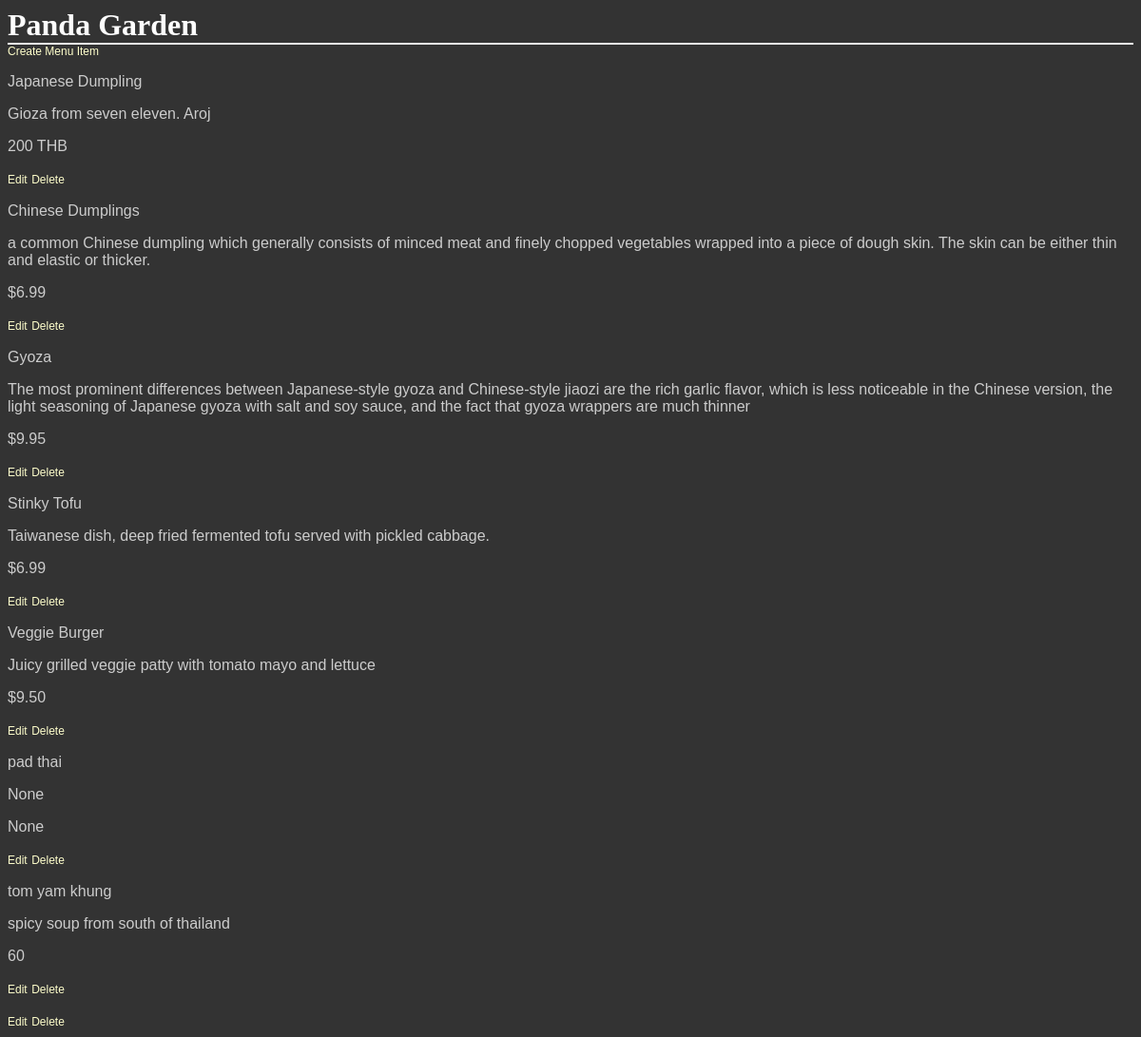
Before: / with the older database file.
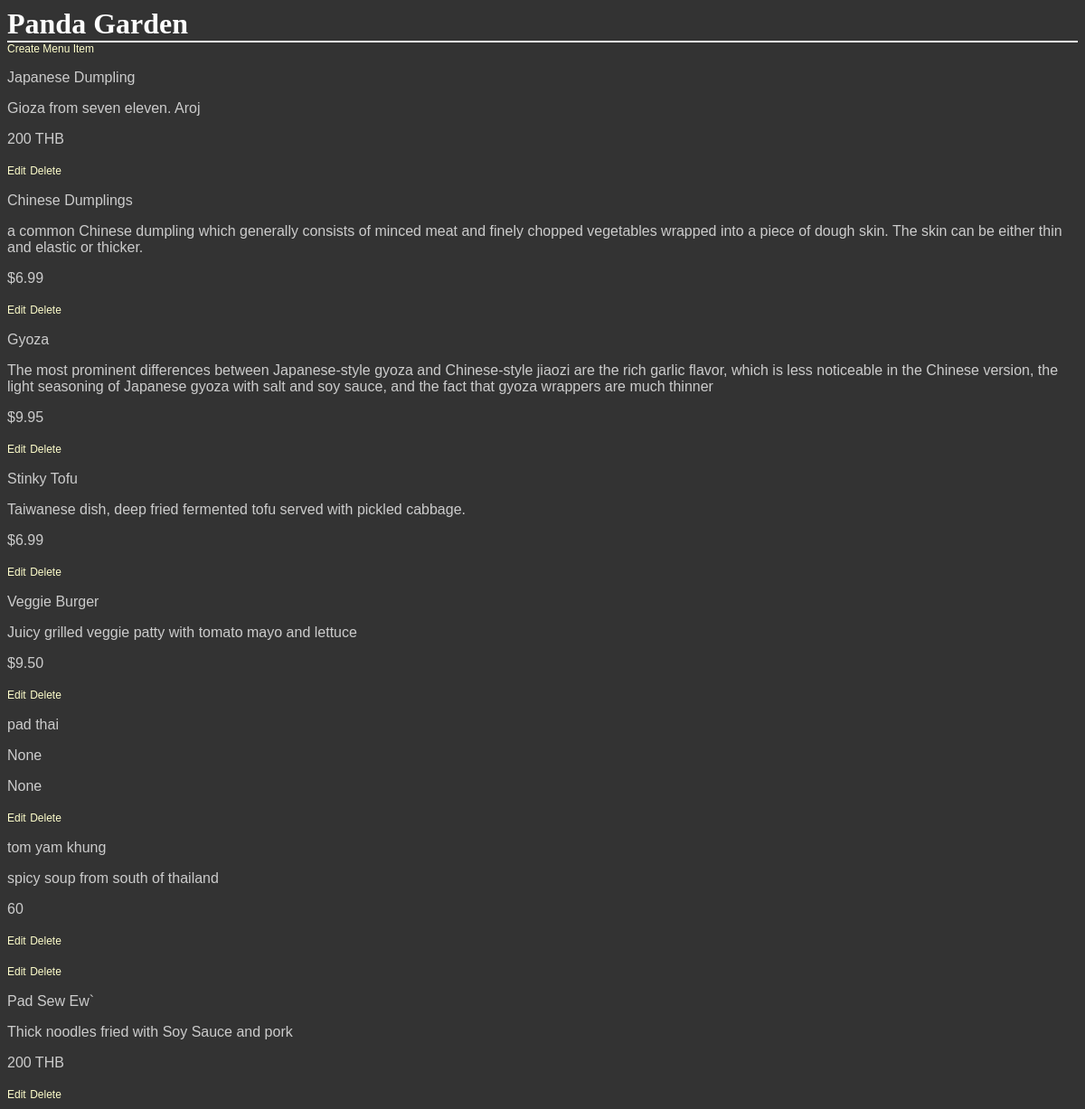
After: the same page with the newer database file.
### database_setup.py (models this page shows)
class Restaurant(Base):
    __tablename__ = 'restaurant'
    id = Column(Integer, primary_key=True)
    name = Column(String(250), nullable=False)

class MenuItem(Base):
    __tablename__ = 'menu_item'
    name = Column(String(80), nullable=False)
    id = Column(Integer, primary_key=True)
    description = Column(String(250))
    price = Column(String(8))
    course = Column(String(250))
    restaurant_id = Column(Integer, ForeignKey('restaurant.id'))
    restaurant = relationship(Restaurant)

### webserver.py (the view)
@app.route('/')
@app.route('/restaurants/<int:param_restaurant_id>')
def restaurantMenu(param_restaurant_id=0):
    restaurant = None
    if param_restaurant_id is not 0:
        restaurant = session.query(Restaurant).filter_by(
            id=param_restaurant_id).one()
    else:
        restaurant = session.query(Restaurant).first()
    items = session.query(MenuItem).filter_by(restaurant_id=restaurant.id)
    return render_template('menu.html', restaurant=restaurant, items=items)

### templates/menu.html (shortened to what this page needs)
<html>
    <head>
        <link rel=stylesheet type=text/css href="{{ url_for('static', filename='styles.css') }}">
    </head>
  <body>
    <h1>{{ restaurant.name }}</h1>
    <a href = {{ url_for('newMenuItem' ,restaurant_id = restaurant.id) }}>Create Menu Item</a>
    {% for i in items %}
    <div>
      <p>{{ i.name }}</p>
      <p>{{ i.description }}</p>
      <p>{{ i.price }}</p>
      <a href = {{ url_for('editMenuItem' ,restaurant_id = restaurant.id, menu_id=i.id) }}>Edit</a>
      <a href = {{ url_for('deleteMenuItem' ,restaurant_id = restaurant.id, menu_id=i.id) }}> Delete</a>
    </div>
    {% endfor %}
  </body>
</html>

### static/styles.css (style rules this page uses)
body { font-family: sans-serif; background-color: #333333 }
h1, h2, h3, h4 { color: #ffffff; }
h1, h2 { font-family: 'georgia', serif; margin: 0; }
h1 { border-bottom: 2px solid #eee; }
p, dd, dt { color: #cccccc; }
a { text-decoration: none; color: #ffffcc; font-size: .75em; }

Changed rows visible on the page:
added MenuItem: name "Pad Sew Ew`", description "Thick noodles fried with Soy Sauce and pork", price "200 THB"
